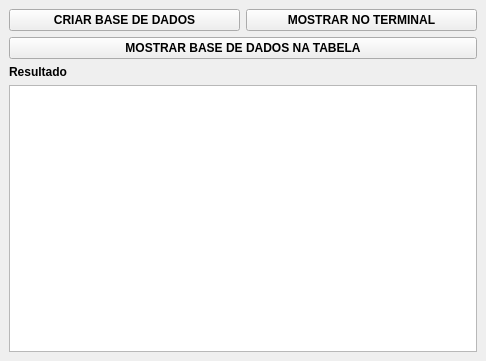
<?xml version="1.0" encoding="UTF-8"?>
<ui version="4.0">
 <class>MainWindow</class>
 <widget class="QMainWindow" name="MainWindow">
  <property name="geometry">
   <rect>
    <x>0</x>
    <y>0</y>
    <width>486</width>
    <height>361</height>
   </rect>
  </property>
  <property name="windowTitle">
   <string>MainWindow</string>
  </property>
  <widget class="QWidget" name="centralwidget">
   <layout class="QGridLayout" name="gridLayout">
    <item row="3" column="1">
     <widget class="QLabel" name="lblResultado">
      <property name="font">
       <font>
        <bold>true</bold>
       </font>
      </property>
      <property name="text">
       <string>Resultado</string>
      </property>
     </widget>
    </item>
    <item row="2" column="1" colspan="2">
     <widget class="QPushButton" name="btnTabela">
      <property name="font">
       <font>
        <bold>true</bold>
       </font>
      </property>
      <property name="text">
       <string>MOSTRAR BASE DE DADOS NA TABELA</string>
      </property>
     </widget>
    </item>
    <item row="1" column="1">
     <widget class="QPushButton" name="btnCriarBD">
      <property name="font">
       <font>
        <bold>true</bold>
       </font>
      </property>
      <property name="text">
       <string>CRIAR BASE DE DADOS</string>
      </property>
     </widget>
    </item>
    <item row="1" column="2">
     <widget class="QPushButton" name="btnImprimir">
      <property name="font">
       <font>
        <bold>true</bold>
       </font>
      </property>
      <property name="text">
       <string>MOSTRAR NO TERMINAL</string>
      </property>
     </widget>
    </item>
    <item row="4" column="1" colspan="2">
     <widget class="QTableView" name="tbvTabela"/>
    </item>
   </layout>
  </widget>
 </widget>
 <resources/>
 <connections/>
</ui>
